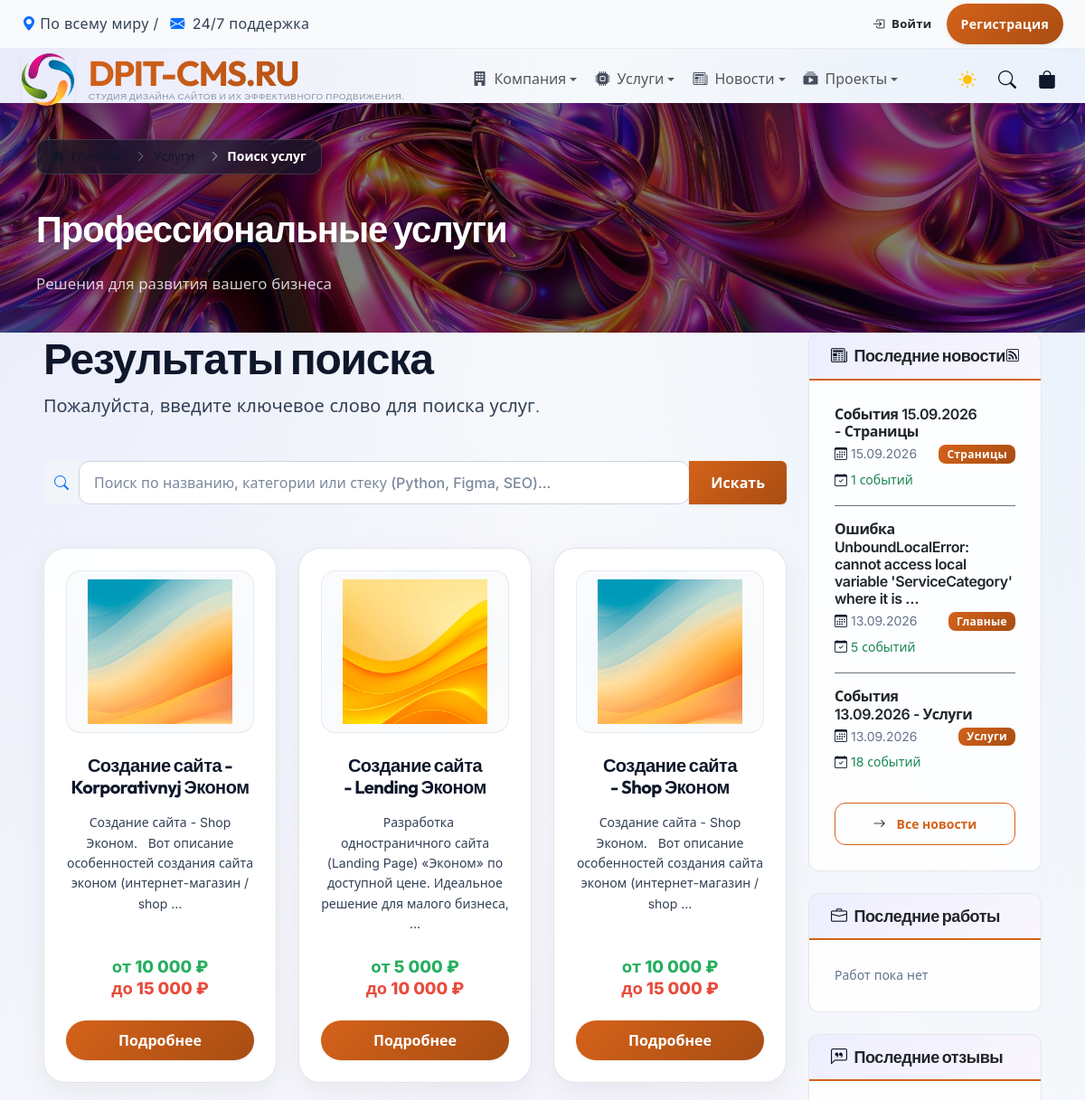
The app's page /services/search/ (upper part), older data.
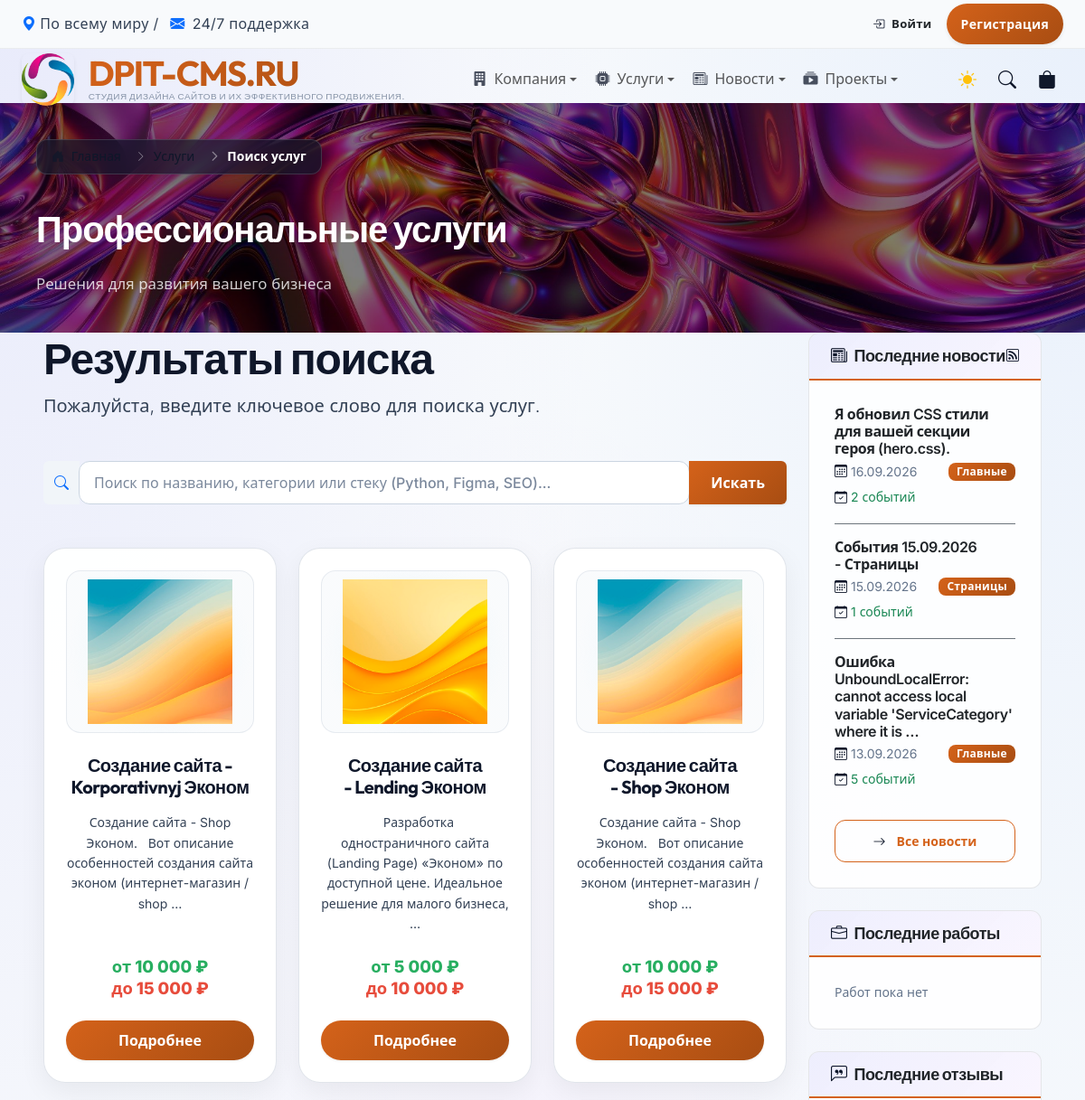
The same page, newer data.
### services/models.py (models this page shows, shortened)
class Service(ActiveModel, SEOModel, TimestampModel):
    title = models.CharField(
        max_length=200,
        verbose_name=_("Название услуги"),
        help_text=_("Максимальная длина - 200 символов"),
    )
    slug = models.SlugField(
        unique=True,
        verbose_name=_("URL"),
        max_length=200,
        help_text=_("Уникальный идентификатор для URL"),
    )
    icon = models.FileField(
        upload_to=RenameUploadTo("services/icons/"),
        verbose_name=_("Иконка (JPG/GIF/PNG/SVG)"),
        blank=True,
        null=True,
        help_text=_("Рекомендуемый размер: 64x64 или 128x128 пикселей"),
    )
    short_description = HTMLField(
        verbose_name=_("Краткое описание"),
        blank=True,
        help_text=_("Краткое описание для отображения в списках/карточках"),
    )
    description = HTMLField(
        verbose_name=_("Полное описание"),
        default=_("<p>Описание услуги</p>"),
        help_text=_(
            "Подробное описание профиля услуги с использованием форматирования"
        ),
    )
    category = models.ForeignKey(
        ServiceCategory,
        on_delete=models.SET_NULL,
        null=True,
        blank=True,
        related_name="services",
        verbose_name=_("Категория"),
    )
    old_category_tag = models.CharField(
        max_length=100,
        verbose_name=_("Старый Тег (архив)"),
        blank=True,
        help_text=_("Старое текстовое поле категории"),
    )
    technologies = models.ManyToManyField(
        Technology,
        related_name="services",
        verbose_name=_("Стек технологий"),
        blank=True,
        help_text=_("Выберите стек технологий"),
    )
    PRICE_TYPE_CHOICES = [
        ("fixed", _("Фиксированная")),
        ("range", _("От и До")),
        ("contact", _("По договоренности")),
    ]
    price_type = models.CharField(
        max_length=10,
        choices=PRICE_TYPE_CHOICES,
        default="fixed",
        verbose_name=_("Тип ценообразования"),
    )
    price_fixed = models.DecimalField(
        max_digits=12,
        decimal_places=2,
        null=True,
        blank=True,
        verbose_name=_("Фиксированная цена"),
        help_text=_("Итоговая цена (при фиксированной оплате)"),
    )
    price_min = models.DecimalField(
        max_digits=12,
        decimal_places=2,
        null=True,
        blank=True,
        verbose_name=_("Начальная цена (ОТ)"),
        help_text=_("Нижняя граница диапазона"),
    )
    price_max = models.DecimalField(
        max_digits=12,
        decimal_places=2,
        null=True,
        blank=True,
        verbose_name=_("Конечная цена (ДО)"),
        help_text=_("Верхняя граница диапазона"),
    )
    CURRENCY_CHOICES = [
        ("RUB", _("Рубль (₽)")),
        ("USD", _("Доллар ($)")),
        ("EUR", _("Евро (€)")),
        ("KZT", _("Тенге (₸)")),
    ]
    currency = models.CharField(
        max_length=10, choices=CURRENCY_CHOICES, default="RUB", verbose_name=_("Валюта")
    )
    order = models.PositiveIntegerField(
        default=0,
        verbose_name=_("Индекс сортировки"),
        help_text=_("Чем меньше номер, тем выше запись в каталоге"),
    )
    is_popular = models.BooleanField(
        default=False,
        verbose_name=_("Популярная услуга (Хит продаж)"),
        help_text=_("Вывод услуги в спец-блоках с тегом 'популярное'"),
    )
    is_available_for_order = models.BooleanField(
        default=True,
        verbose_name=_("Доступно для заказа"),
        help_text=_(
            "Если отключено, вместо кнопки заказа будет выведено сообщение о временной недоступности"
        ),
    )
    estimated_time = models.CharField(
        max_length=100,
        blank=True,
        verbose_name=_("Сроки выполнения"),
        help_text=_("Например: '2-3 недели', 'до 5 рабочих дней'"),
    )
    views = models.PositiveIntegerField(
        default=0, verbose_name=_("Просмотры"), editable=False
    )
    related_portfolio = models.ManyToManyField(
        "portfolio.Portfolio",
        blank=True,
        related_name="related_services",
        verbose_name=_("Связанные работы из портфолио"),
        help_text=_(
            "Выберите работы, которые будут отображаться как примеры для этой услуги"
        ),
    )
    COMPLEXITY_CHOICES = [
        ("simple", _("Простой")),
        ("medium", _("Средний")),
        ("complex", _("Сложный")),
        ("expert", _("Ультра-кодинг")),
    ]
    complexity_level = models.CharField(
        max_length=50,
        verbose_name=_("Уровень сложности"),
        choices=COMPLEXITY_CHOICES,
        default="medium",
    )
    deliverables = HTMLField(
        verbose_name=_("Что будет в результате"),
        blank=True,
        help_text=_(
            "Результат который отправляется заказчику на руки (файлы, макеты, код)"
        ),
    )
    deliverables_m2m = models.ManyToManyField(
        "Deliverable",
        blank=True,
        related_name="services",
        verbose_name=_("Что вы получите в результате (пункты)"),
        help_text=_(
            "Выберите готовые пункты с подпунктами для отображения в результатах работы"
        ),
    )
    class Meta:
        verbose_name = _("Услуга")
        verbose_name_plural = _("Услуги")
        ordering = ["order", "title"]
        indexes = [
            models.Index(fields=["order", "is_active"], name="srv_ord_act_idx"),
            models.Index(fields=["is_popular", "is_active"], name="srv_pop_act_idx"),
            models.Index(fields=["category", "is_active"], name="srv_cat_act_idx"),
        ]
    @property
    def can_be_ordered(self):
        if not self.is_active:
            return False
        if not self.is_available_for_order:
            return False
        if self.price_type == "fixed" and (
            self.price_fixed is None or self.price_fixed <= 0
        ):
            return False
        return True
    def get_price_display(self):
        symbol = CURRENCY_SYMBOLS.get(self.currency, self.currency)
        if self.price_type == "fixed" and self.price_fixed:
            formatted = f"{self.price_fixed:,.0f}".replace(",", " ")
            return f"{formatted} {symbol}"
        elif self.price_type == "range" and self.price_min and self.price_max:
            min_fmt = f"{self.price_min:,.0f}".replace(",", " ")
            max_fmt = f"{self.price_max:,.0f}".replace(",", " ")
            return format_html(
                '<span style="color: #27ae60; display: block;">от {} {}</span>'
                '<span style="color: #e74c3c; display: block;">до {} {}</span>',
                min_fmt,
                symbol,
                max_fmt,
                symbol,
            )
        elif self.price_type == "contact":
            return _("Определяется индивидуально")
        return _("Уточняйте у менеджера")

### news/models.py (models this page shows, shortened)
class News(ActiveModel, SEOModel, TimestampModel):
    title = models.CharField(max_length=200, verbose_name="Заголовок")
    slug = models.SlugField(unique=True, verbose_name="URL")
    category = models.ForeignKey(
        NewsCategory, on_delete=models.CASCADE, verbose_name="Категория"
    )
    news_date = models.DateField(
        default=timezone.now,
        verbose_name="Дата новости",
        help_text="Дата, к которой относятся события (год, месяц, день)"
    )
    image = models.ImageField(
        upload_to=RenameUploadTo("news/images/"),
        verbose_name="Изображение",
        blank=True,
        null=True
    )
    content = HTMLField(verbose_name="Контент", default="<p>Контент сайта</p>")
    views = models.IntegerField(default=0, verbose_name="Просмотры")
    class Meta:
        verbose_name = "Новость"
        verbose_name_plural = "Новости"
        ordering = ["-news_date", "-created_at"]
        unique_together = [['category', 'news_date']]

class NewsCategory(ActiveModel, SEOModel, HeaderModel):
    name = models.CharField(max_length=100, verbose_name="Название")
    slug = models.SlugField(unique=True, verbose_name="URL")
    logo = models.ImageField(upload_to=RenameUploadTo("news/categories/"), verbose_name="Логотип")
    description = models.TextField(verbose_name="Описание")
    content = HTMLField(verbose_name="Описание на странице", default="<p>Описание</p>")
    order = models.IntegerField(default=0, verbose_name="Порядок")
    class Meta:
        verbose_name = "Категория новостей"
        verbose_name_plural = "Категории новостей"
        ordering = ["order", "name"]

### services/views.py (the view, shortened to what this page needs)
# urls.py: path('search/', views.ServiceSearchView.as_view(), name='search'),
class ServiceSearchView(ListView):
    model = Service
    template_name = 'services/search.html'
    context_object_name = 'services'
    paginate_by = 12
    def get_queryset(self):
        query = self.request.GET.get('q', '').strip()
        queryset = Service.objects.filter(is_active=True)
        return queryset
    def get_context_data(self, **kwargs):
        context = super().get_context_data(**kwargs)
        query = self.request.GET.get('q', '').strip()
        context['query'] = query
        context['results_count'] = self.get_queryset().count()
        return context

### cart/cart.py (called while the page is built, shortened)
    def __iter__(self):
        service_ids = [int(v['item_id']) for k, v in self.cart.items() if v.get('item_type') == 'service']
        portfolio_ids = [int(v['item_id']) for k, v in self.cart.items() if v.get('item_type') == 'portfolio']
        services = Service.objects.filter(id__in=service_ids)
        portfolios = Portfolio.objects.filter(id__in=portfolio_ids)
        available_plans_qs = ServicePricePlan.objects.filter(
            service_id__in=service_ids,
            is_available_for_order=True
        ).prefetch_related('features')
        plans_by_service = {}
        for plan in available_plans_qs:
            plans_by_service.setdefault(plan.service_id, []).append(plan)
        service_dict = {s.id: s for s in services}
        portfolio_dict = {p.id: p for p in portfolios}
        import copy
        cart = copy.deepcopy(self.cart)

    def get_items(self):
        if not hasattr(self, '_items_cache'):
            self._items_cache = list(self.__iter__())
        return self._items_cache

    def __len__(self):
        return sum(item['quantity'] for item in self.get_items())

### cart/context_processors.py (called while the page is built)
def cart(request):
    return {'cart': Cart(request)}

### services/templates/services/search.html (shortened to what this page needs)
{% extends 'base.html' %}
{% load static %}
{% block extra_css %}
<link href="{% static 'services/css/services.css' %}" rel="stylesheet">
{% endblock %}
{% block content %}
<div class="row">
    <div class="col-12 mb-4 animate-left">
        <h1 class="display-5 fw-bold text-gradient mb-2">Результаты поиска</h1>
        {% if query %}
            <p class="lead text-subtle">По запросу «<strong class="service-heading">{{ query }}</strong>» найдено совпадений: <span class="badge bg-primary fs-6">{{ results_count }}</span></p>
        {% else %}
            <p class="lead text-subtle">Пожалуйста, введите ключевое слово для поиска услуг.</p>
        {% endif %}
    </div>
    <div class="col-12 mb-5 animate-left">
        <form action="{% url 'services:search' %}" method="get" class="d-flex gap-2 max-w-lg">
            <div class="input-group">
                <span class="input-group-text services-btn-inactive-bg border-0"><i class="bi bi-search text-primary"></i></span>
                <input type="text" name="q" value="{{ query }}" class="form-control services-search-input py-2 shadow-none" placeholder="Поиск по названию, категории или стеку (Python, Figma, SEO)...">
                <button type="submit" class="btn btn-primary rounded-end px-4">Искать</button>
            </div>
        </form>
    </div>
    <div class="col-12">
        <div class="row g-4">
            {% for service in services %}
            <div class="col-lg-4 col-md-6">
                <div class="service-card-modern p-4 h-100 d-flex flex-column text-center position-relative {% if not service.can_be_ordered %}opacity-90{% endif %}">
                    <div class="service-card-icon-wrapper mb-4 d-flex align-items-center justify-content-center mx-auto" style="width: 100%; height: 180px;">
                        {% if service.icon %}
                            <img src="{{ service.icon.url }}" alt="{{ service.title }}" style="max-width: 100%; max-height: 160px; object-fit: contain;">
                        {% else %}
                            <div class="text-primary">
                                <i class="bi bi-cpu display-3"></i>
                            </div>
                        {% endif %}
                    </div>
                    <h3 class="h5 fw-bold mb-3 service-heading">{{ service.title }}</h3>
                    <p class="small text-subtle mb-4 flex-grow-1" style="line-height: 1.6;">
                        {{ service.short_description|striptags|truncatewords:15|safe }}
                    </p>
                    <div class="price-display-lg mb-4">
                        {{ service.get_price_display }}
                    </div>
                    <div class="d-flex flex-column gap-2 mt-auto">
                        <a href="{% url 'services:detail' service.slug %}" class="btn btn-primary w-100 rounded-pill py-2">Подробнее</a>
                    </div>
                </div>
            </div>
            {% endfor %}
        </div>
    </div>
</div>
{% endblock %}

### templates/includes/sidebar/block_news.html
<div class="sidebar-card mb-4">
    <div class="sidebar-header d-flex justify-content-between align-items-center">
        <h5 class="mb-0 text-body"><i class="bi bi-newspaper me-2"></i>Последние новости</h5>
        <a href="{% url 'news:feed' %}" class="text-muted small" title="RSS лента">
            <i class="bi bi-rss"></i>
        </a>
    </div>
    <div class="card-body">
        {% for latest in latest_news %}
        <div class="mb-3 pb-3 {% if not forloop.last %}border-bottom border-secondary{% endif %}">
            <h6 class="fw-semibold mb-1">
                <a href="{% url 'news:detail' latest.slug %}" class="text-body text-decoration-none hover-primary">
                    {{ latest.title|truncatewords:10 }}
                </a>
            </h6>
            <div class="d-flex justify-content-between align-items-center">
                <small class="text-muted">
                    <i class="bi bi-calendar3 me-1"></i>{{ latest.news_date|date:"d.m.Y" }}
                </small>
                <span class="badge badge-category-name bg-primary">
                    {{ latest.category.name }}
                </span>
            </div>
            {% if latest.events.count > 0 %}
            <div class="mt-1">
                <small class="text-success">
                    <i class="bi bi-calendar-check me-1"></i>{{ latest.events.count }} событий
                </small>
            </div>
            {% endif %}
        </div>
        {% empty %}
        <p class="text-muted mb-0 small">Новости пока не опубликованы</p>
        {% endfor %}
        {% if latest_news %}
        <div class="text-center mt-2">
            <a href="{% url 'news:list' %}" class="btn btn-sm btn-outline-primary w-100">
                <i class="bi bi-arrow-right me-1"></i>Все новости
            </a>
        </div>
        {% endif %}
    </div>
</div>

Row changes from the older to the newer data that the page shows:
no longer on this page (row unchanged): News: title "События 13.09.2026 - Услуги", news_date "13.09.2026", category.name "Услуги", events.count "18"
added News: title "Я обновил CSS стили для вашей секции героя (hero.css).", news_date "16.09.2026", category.name "Главные", events.count "2"
